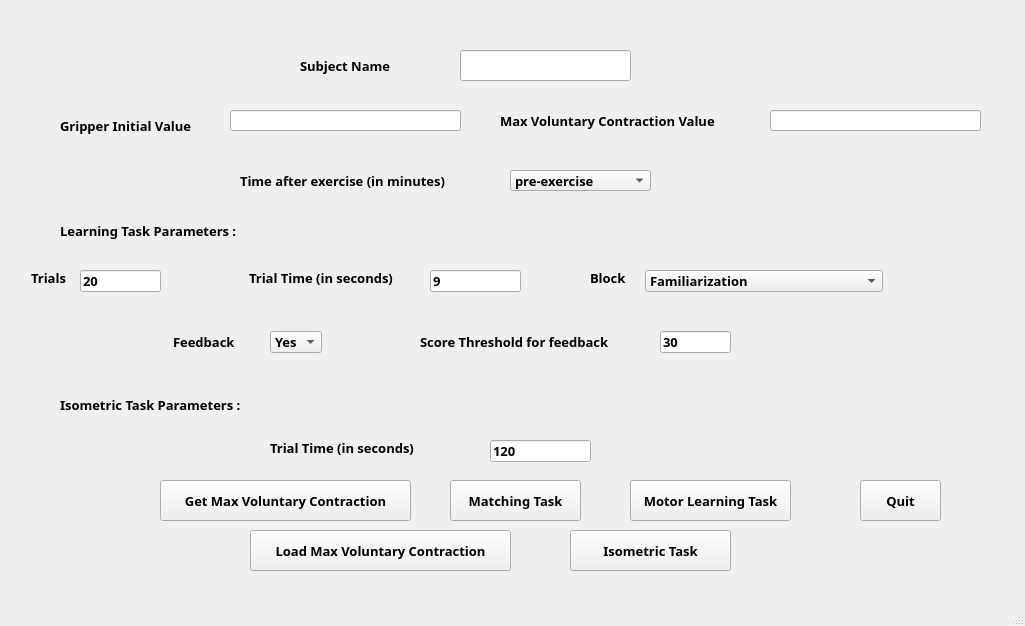
<?xml version="1.0" encoding="UTF-8"?>
<ui version="4.0">
 <class>MainWindow</class>
 <widget class="QMainWindow" name="MainWindow">
  <property name="geometry">
   <rect>
    <x>0</x>
    <y>0</y>
    <width>1025</width>
    <height>626</height>
   </rect>
  </property>
  <property name="font">
   <font>
    <family>MS Reference Sans Serif</family>
    <pointsize>10</pointsize>
    <weight>75</weight>
    <bold>true</bold>
   </font>
  </property>
  <property name="windowTitle">
   <string>MainWindow</string>
  </property>
  <widget class="QWidget" name="centralwidget">
   <widget class="QLabel" name="subjectName">
    <property name="geometry">
     <rect>
      <x>300</x>
      <y>50</y>
      <width>121</width>
      <height>31</height>
     </rect>
    </property>
    <property name="font">
     <font>
      <weight>75</weight>
      <bold>true</bold>
     </font>
    </property>
    <property name="text">
     <string>Subject Name</string>
    </property>
   </widget>
   <widget class="QLabel" name="trials">
    <property name="geometry">
     <rect>
      <x>31</x>
      <y>270</y>
      <width>39</width>
      <height>16</height>
     </rect>
    </property>
    <property name="text">
     <string>Trials</string>
    </property>
   </widget>
   <widget class="QLineEdit" name="subName">
    <property name="geometry">
     <rect>
      <x>460</x>
      <y>50</y>
      <width>171</width>
      <height>31</height>
     </rect>
    </property>
   </widget>
   <widget class="QLineEdit" name="totalTrials">
    <property name="geometry">
     <rect>
      <x>80</x>
      <y>270</y>
      <width>81</width>
      <height>22</height>
     </rect>
    </property>
    <property name="text">
     <string>20</string>
    </property>
   </widget>
   <widget class="QPushButton" name="getMax">
    <property name="geometry">
     <rect>
      <x>160</x>
      <y>480</y>
      <width>251</width>
      <height>41</height>
     </rect>
    </property>
    <property name="text">
     <string>Get Max Voluntary Contraction</string>
    </property>
   </widget>
   <widget class="QPushButton" name="hold">
    <property name="geometry">
     <rect>
      <x>450</x>
      <y>480</y>
      <width>131</width>
      <height>41</height>
     </rect>
    </property>
    <property name="text">
     <string>Matching Task</string>
    </property>
   </widget>
   <widget class="QPushButton" name="learn">
    <property name="geometry">
     <rect>
      <x>630</x>
      <y>480</y>
      <width>161</width>
      <height>41</height>
     </rect>
    </property>
    <property name="text">
     <string>Motor Learning Task</string>
    </property>
   </widget>
   <widget class="QPushButton" name="quit">
    <property name="geometry">
     <rect>
      <x>860</x>
      <y>480</y>
      <width>81</width>
      <height>41</height>
     </rect>
    </property>
    <property name="text">
     <string>Quit</string>
    </property>
   </widget>
   <widget class="QLabel" name="label_trialTime">
    <property name="geometry">
     <rect>
      <x>249</x>
      <y>270</y>
      <width>172</width>
      <height>16</height>
     </rect>
    </property>
    <property name="text">
     <string>Trial Time (in seconds)</string>
    </property>
   </widget>
   <widget class="QLineEdit" name="trialTime">
    <property name="geometry">
     <rect>
      <x>430</x>
      <y>270</y>
      <width>91</width>
      <height>22</height>
     </rect>
    </property>
    <property name="text">
     <string>9</string>
    </property>
   </widget>
   <widget class="QLabel" name="LearningParam">
    <property name="geometry">
     <rect>
      <x>60</x>
      <y>210</y>
      <width>301</width>
      <height>41</height>
     </rect>
    </property>
    <property name="text">
     <string>Learning Task Parameters :</string>
    </property>
   </widget>
   <widget class="QLabel" name="label_fb">
    <property name="geometry">
     <rect>
      <x>173</x>
      <y>331</y>
      <width>71</width>
      <height>21</height>
     </rect>
    </property>
    <property name="text">
     <string>Feedback</string>
    </property>
   </widget>
   <widget class="QComboBox" name="combo_fb">
    <property name="geometry">
     <rect>
      <x>270</x>
      <y>331</y>
      <width>52</width>
      <height>22</height>
     </rect>
    </property>
    <property name="currentIndex">
     <number>1</number>
    </property>
    <item>
     <property name="text">
      <string>No</string>
     </property>
    </item>
    <item>
     <property name="text">
      <string>Yes</string>
     </property>
    </item>
   </widget>
   <widget class="QLabel" name="label_init">
    <property name="geometry">
     <rect>
      <x>60</x>
      <y>110</y>
      <width>161</width>
      <height>31</height>
     </rect>
    </property>
    <property name="text">
     <string>Gripper Initial Value</string>
    </property>
   </widget>
   <widget class="QLabel" name="label_max">
    <property name="geometry">
     <rect>
      <x>500</x>
      <y>100</y>
      <width>261</width>
      <height>41</height>
     </rect>
    </property>
    <property name="text">
     <string>Max Voluntary Contraction Value</string>
    </property>
   </widget>
   <widget class="QLineEdit" name="text_init">
    <property name="geometry">
     <rect>
      <x>230</x>
      <y>110</y>
      <width>231</width>
      <height>21</height>
     </rect>
    </property>
   </widget>
   <widget class="QLineEdit" name="text_max">
    <property name="geometry">
     <rect>
      <x>770</x>
      <y>110</y>
      <width>211</width>
      <height>21</height>
     </rect>
    </property>
   </widget>
   <widget class="QLabel" name="label">
    <property name="geometry">
     <rect>
      <x>590</x>
      <y>270</y>
      <width>39</width>
      <height>16</height>
     </rect>
    </property>
    <property name="text">
     <string>Block</string>
    </property>
   </widget>
   <widget class="QComboBox" name="combo_block">
    <property name="geometry">
     <rect>
      <x>645</x>
      <y>270</y>
      <width>238</width>
      <height>22</height>
     </rect>
    </property>
    <item>
     <property name="text">
      <string>Familiarization</string>
     </property>
    </item>
    <item>
     <property name="text">
      <string>1</string>
     </property>
    </item>
    <item>
     <property name="text">
      <string>2</string>
     </property>
    </item>
    <item>
     <property name="text">
      <string>3</string>
     </property>
    </item>
    <item>
     <property name="text">
      <string>4</string>
     </property>
    </item>
    <item>
     <property name="text">
      <string>5</string>
     </property>
    </item>
    <item>
     <property name="text">
      <string>Retention with no Feedback</string>
     </property>
    </item>
    <item>
     <property name="text">
      <string>Retention with Feedback</string>
     </property>
    </item>
   </widget>
   <widget class="QLabel" name="label_scoreThresh">
    <property name="geometry">
     <rect>
      <x>420</x>
      <y>331</y>
      <width>223</width>
      <height>21</height>
     </rect>
    </property>
    <property name="text">
     <string>Score Threshold for feedback</string>
    </property>
   </widget>
   <widget class="QLineEdit" name="text_scoreThresh">
    <property name="geometry">
     <rect>
      <x>660</x>
      <y>331</y>
      <width>71</width>
      <height>22</height>
     </rect>
    </property>
    <property name="text">
     <string>30</string>
    </property>
   </widget>
   <widget class="QPushButton" name="loadMax">
    <property name="geometry">
     <rect>
      <x>250</x>
      <y>530</y>
      <width>261</width>
      <height>41</height>
     </rect>
    </property>
    <property name="text">
     <string>Load Max Voluntary Contraction</string>
    </property>
   </widget>
   <widget class="QPushButton" name="isometric">
    <property name="geometry">
     <rect>
      <x>570</x>
      <y>530</y>
      <width>161</width>
      <height>41</height>
     </rect>
    </property>
    <property name="text">
     <string>Isometric Task</string>
    </property>
   </widget>
   <widget class="QLabel" name="logo1">
    <property name="geometry">
     <rect>
      <x>740</x>
      <y>10</y>
      <width>251</width>
      <height>51</height>
     </rect>
    </property>
    <property name="text">
     <string/>
    </property>
    <property name="pixmap">
     <pixmap>medicine_logo_horiz_eng_outlined_750.png</pixmap>
    </property>
   </widget>
   <widget class="QLabel" name="isometricParam">
    <property name="geometry">
     <rect>
      <x>60</x>
      <y>389</y>
      <width>241</width>
      <height>31</height>
     </rect>
    </property>
    <property name="text">
     <string>Isometric Task Parameters :</string>
    </property>
   </widget>
   <widget class="QLabel" name="trialTime_2">
    <property name="geometry">
     <rect>
      <x>270</x>
      <y>440</y>
      <width>172</width>
      <height>16</height>
     </rect>
    </property>
    <property name="text">
     <string>Trial Time (in seconds)</string>
    </property>
   </widget>
   <widget class="QLineEdit" name="text_isoTrialTime">
    <property name="geometry">
     <rect>
      <x>490</x>
      <y>440</y>
      <width>101</width>
      <height>22</height>
     </rect>
    </property>
    <property name="text">
     <string>120</string>
    </property>
   </widget>
   <widget class="QLabel" name="time_forHold">
    <property name="geometry">
     <rect>
      <x>240</x>
      <y>160</y>
      <width>251</width>
      <height>41</height>
     </rect>
    </property>
    <property name="text">
     <string>Time after exercise (in minutes)</string>
    </property>
   </widget>
   <widget class="QComboBox" name="combo_holdTime">
    <property name="geometry">
     <rect>
      <x>510</x>
      <y>170</y>
      <width>141</width>
      <height>21</height>
     </rect>
    </property>
    <item>
     <property name="text">
      <string>pre-exercise</string>
     </property>
    </item>
    <item>
     <property name="text">
      <string>30</string>
     </property>
    </item>
    <item>
     <property name="text">
      <string>60</string>
     </property>
    </item>
    <item>
     <property name="text">
      <string>90</string>
     </property>
    </item>
    <item>
     <property name="text">
      <string>120</string>
     </property>
    </item>
   </widget>
  </widget>
  <widget class="QMenuBar" name="menubar">
   <property name="geometry">
    <rect>
     <x>0</x>
     <y>0</y>
     <width>1025</width>
     <height>21</height>
    </rect>
   </property>
  </widget>
  <widget class="QStatusBar" name="statusbar"/>
 </widget>
 <resources/>
 <connections/>
</ui>
